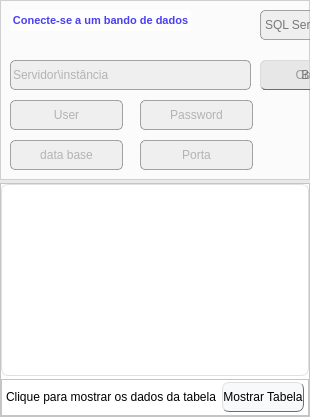
            <widget class="QWidget" name="tab_lista_tabelas_db">
             <property name="styleSheet">
              <string notr="true">background-color: rgba(217, 217, 217, 0.35);</string>
             </property>
             <attribute name="title">
              <string>Tabelas</string>
             </attribute>
             <layout class="QGridLayout" name="gridLayout_11">
              <property name="leftMargin">
               <number>0</number>
              </property>
              <property name="topMargin">
               <number>0</number>
              </property>
              <property name="rightMargin">
               <number>0</number>
              </property>
              <property name="bottomMargin">
               <number>0</number>
              </property>
              <property name="spacing">
               <number>3</number>
              </property>
              <item row="0" column="0">
               <widget class="QFrame" name="frame">
                <property name="minimumSize">
                 <size>
                  <width>0</width>
                  <height>180</height>
                 </size>
                </property>
                <property name="maximumSize">
                 <size>
                  <width>16777215</width>
                  <height>180</height>
                 </size>
                </property>
                <property name="styleSheet">
                 <string notr="true">QFrame{
background-color: rgba(255, 255, 255, 0.80);
}

QLineEdit{
	font: 700 8pt &quot;Segoe UI&quot;;
	color:rgb(120, 120, 120);
	border: 1px solid rgba(109, 109, 109, 0.60);
    border-top-left-radius: 5px;
    border-top-right-radius: 5px;
    border-bottom-left-radius: 5px;
    border-bottom-right-radius: 5px;
}

QLineEdit:hover{

background-color: rgba(195, 205, 255, 0.40)
}

QComboBox{
	
	font: 700 8pt &quot;Segoe UI&quot;;
	color:rgb(120, 120, 120);
	border: 1px solid rgba(109, 109, 109, 0.60);
    border-top-left-radius: 5px;
    border-top-right-radius: 5px;
    border-bottom-left-radius: 5px;
    border-bottom-right-radius: 5px;
}

QComboBox:hover{
background-color: rgba(195, 205, 255, 0.40)
}

QPushButton{
	
    border-top-left-radius: 5px;
    border-top-right-radius: 5px;
    border-bottom-left-radius: 5px;
    border-bottom-right-radius: 5px;
	border-right: 1px solid rgb(109, 109, 109);
	border-left: 1px solid rgba(217, 217, 217, 0.80);
	border-top: 1px solid rgba(217, 217, 217, 0.80);
	border-bottom: 1px solid rgb(109, 109, 109);
	font: 700 8pt &quot;Segoe UI&quot;;
	color:rgb(120, 120, 120);
}

QPushButton:hover{
	background-color: rgb(195, 205, 255)
}</string>
                </property>
                <property name="frameShape">
                 <enum>QFrame::Shape::StyledPanel</enum>
                </property>
                <property name="frameShadow">
                 <enum>QFrame::Shadow::Raised</enum>
                </property>
                <widget class="QLineEdit" name="txt_servidor_data_base">
                 <property name="geometry">
                  <rect>
                   <x>10</x>
                   <y>60</y>
                   <width>241</width>
                   <height>30</height>
                  </rect>
                 </property>
                 <property name="minimumSize">
                  <size>
                   <width>0</width>
                   <height>30</height>
                  </size>
                 </property>
                 <property name="maximumSize">
                  <size>
                   <width>16777215</width>
                   <height>30</height>
                  </size>
                 </property>
                 <property name="inputMask">
                  <string/>
                 </property>
                 <property name="text">
                  <string/>
                 </property>
                 <property name="placeholderText">
                  <string>Servidor\instância</string>
                 </property>
                </widget>
                <widget class="QLineEdit" name="txt_data_base_name">
                 <property name="geometry">
                  <rect>
                   <x>10</x>
                   <y>140</y>
                   <width>113</width>
                   <height>30</height>
                  </rect>
                 </property>
                 <property name="minimumSize">
                  <size>
                   <width>0</width>
                   <height>30</height>
                  </size>
                 </property>
                 <property name="maximumSize">
                  <size>
                   <width>16777215</width>
                   <height>30</height>
                  </size>
                 </property>
                 <property name="alignment">
                  <set>Qt::AlignmentFlag::AlignCenter</set>
                 </property>
                 <property name="placeholderText">
                  <string>data base</string>
                 </property>
                </widget>
                <widget class="QLineEdit" name="txt_port_data_base">
                 <property name="geometry">
                  <rect>
                   <x>140</x>
                   <y>140</y>
                   <width>113</width>
                   <height>30</height>
                  </rect>
                 </property>
                 <property name="minimumSize">
                  <size>
                   <width>0</width>
                   <height>30</height>
                  </size>
                 </property>
                 <property name="maximumSize">
                  <size>
                   <width>16777215</width>
                   <height>30</height>
                  </size>
                 </property>
                 <property name="alignment">
                  <set>Qt::AlignmentFlag::AlignCenter</set>
                 </property>
                 <property name="placeholderText">
                  <string>Porta</string>
                 </property>
                </widget>
                <widget class="QComboBox" name="combo_data_base_list">
                 <property name="geometry">
                  <rect>
                   <x>260</x>
                   <y>10</y>
                   <width>121</width>
                   <height>30</height>
                  </rect>
                 </property>
                 <property name="minimumSize">
                  <size>
                   <width>0</width>
                   <height>30</height>
                  </size>
                 </property>
                 <property name="maximumSize">
                  <size>
                   <width>16777215</width>
                   <height>30</height>
                  </size>
                 </property>
                 <item>
                  <property name="text">
                   <string>SQL Server</string>
                  </property>
                 </item>
                 <item>
                  <property name="text">
                   <string>MySQL</string>
                  </property>
                 </item>
                 <item>
                  <property name="text">
                   <string>PostgreSQL</string>
                  </property>
                 </item>
                 <item>
                  <property name="text">
                   <string>SQLite</string>
                  </property>
                 </item>
                </widget>
                <widget class="QLineEdit" name="txt_user_data_base">
                 <property name="geometry">
                  <rect>
                   <x>10</x>
                   <y>100</y>
                   <width>113</width>
                   <height>30</height>
                  </rect>
                 </property>
                 <property name="minimumSize">
                  <size>
                   <width>0</width>
                   <height>30</height>
                  </size>
                 </property>
                 <property name="maximumSize">
                  <size>
                   <width>16777215</width>
                   <height>30</height>
                  </size>
                 </property>
                 <property name="alignment">
                  <set>Qt::AlignmentFlag::AlignCenter</set>
                 </property>
                 <property name="placeholderText">
                  <string>User</string>
                 </property>
                </widget>
                <widget class="QLineEdit" name="txt_password_data_base">
                 <property name="geometry">
                  <rect>
                   <x>140</x>
                   <y>100</y>
                   <width>113</width>
                   <height>30</height>
                  </rect>
                 </property>
                 <property name="minimumSize">
                  <size>
                   <width>0</width>
                   <height>30</height>
                  </size>
                 </property>
                 <property name="maximumSize">
                  <size>
                   <width>16777215</width>
                   <height>30</height>
                  </size>
                 </property>
                 <property name="alignment">
                  <set>Qt::AlignmentFlag::AlignCenter</set>
                 </property>
                 <property name="placeholderText">
                  <string>Password</string>
                 </property>
                </widget>
                <widget class="QLabel" name="titulo_conexoes">
                 <property name="geometry">
                  <rect>
                   <x>10</x>
                   <y>10</y>
                   <width>181</width>
                   <height>21</height>
                  </rect>
                 </property>
                 <property name="text">
                  <string>&lt;html&gt;&lt;head/&gt;&lt;body&gt;&lt;p align=&quot;center&quot;&gt;&lt;span style=&quot; font-size:8pt; font-weight:700; color:#4b3ff1;&quot;&gt;Conecte-se a um bando de dados&lt;/span&gt;&lt;/p&gt;&lt;/body&gt;&lt;/html&gt;</string>
                 </property>
                </widget>
                <widget class="QPushButton" name="bt_conectar_data_base">
                 <property name="geometry">
                  <rect>
                   <x>260</x>
                   <y>60</y>
                   <width>120</width>
                   <height>30</height>
                  </rect>
                 </property>
                 <property name="minimumSize">
                  <size>
                   <width>120</width>
                   <height>30</height>
                  </size>
                 </property>
                 <property name="maximumSize">
                  <size>
                   <width>120</width>
                   <height>30</height>
                  </size>
                 </property>
                 <property name="text">
                  <string>Conectar</string>
                 </property>
                </widget>
                <widget class="QPushButton" name="bt_buscar_sqlite">
                 <property name="geometry">
                  <rect>
                   <x>260</x>
                   <y>60</y>
                   <width>120</width>
                   <height>30</height>
                  </rect>
                 </property>
                 <property name="minimumSize">
                  <size>
                   <width>120</width>
                   <height>30</height>
                  </size>
                 </property>
                 <property name="maximumSize">
                  <size>
                   <width>120</width>
                   <height>30</height>
                  </size>
                 </property>
                 <property name="text">
                  <string>Buscar</string>
                 </property>
                </widget>
               </widget>
              </item>
              <item row="1" column="0">
               <widget class="QFrame" name="frame_3">
                <property name="enabled">
                 <bool>true</bool>
                </property>
                <property name="styleSheet">
                 <string notr="true">background-color: rgb(255, 255, 255);</string>
                </property>
                <property name="frameShape">
                 <enum>QFrame::Shape::StyledPanel</enum>
                </property>
                <property name="frameShadow">
                 <enum>QFrame::Shadow::Raised</enum>
                </property>
                <layout class="QGridLayout" name="gridLayout_12">
                 <property name="leftMargin">
                  <number>0</number>
                 </property>
                 <property name="topMargin">
                  <number>0</number>
                 </property>
                 <property name="rightMargin">
                  <number>0</number>
                 </property>
                 <property name="bottomMargin">
                  <number>0</number>
                 </property>
                 <property name="spacing">
                  <number>3</number>
                 </property>
                 <item row="4" column="0">
                  <widget class="QTreeView" name="treeView_lista_tabelas">
                   <property name="accessibleDescription">
                    <string>3</string>
                   </property>
                   <property name="styleSheet">
                    <string notr="true">QTreeView{

	font: 11pt &quot;Segoe UI&quot;;
	
	color: rgb(75, 63, 241);
	background-color: rgb(255, 255, 255);
	border-right: 1px solid rgba(217, 217, 217, 0.80);
	border-left: 1px solid rgba(217, 217, 217, 0.80);
	border-top: 1px solid rgba(217, 217, 217, 0.80);
	border-bottom: 1px solid rgba(217, 217, 217, 0.80);
    border-top-left-radius: 7px;
    border-top-right-radius: 7px;
    border-bottom-left-radius: 7px;
    border-bottom-right-radius: 7px;
    padding: 10px;

}

QTreeView:hover{
	background-color: rgba(195, 205, 255, 0.25);
}

 QHeaderView::section {
      background-color: #4b3ff1;
		border: 1px solid rgba(217, 217, 217, 0.80);
	font: 700 11pt &quot;Times New Roman&quot;;
       color: white;


}</string>
                   </property>
                   <property name="tabKeyNavigation">
                    <bool>true</bool>
                   </property>
                   <property name="animated">
                    <bool>true</bool>
                   </property>
                   <attribute name="headerVisible">
                    <bool>false</bool>
                   </attribute>
                  </widget>
                 </item>
                 <item row="5" column="0">
                  <widget class="QFrame" name="frame_9">
                   <property name="enabled">
                    <bool>true</bool>
                   </property>
                   <property name="minimumSize">
                    <size>
                     <width>0</width>
                     <height>30</height>
                    </size>
                   </property>
                   <property name="frameShape">
                    <enum>QFrame::Shape::StyledPanel</enum>
                   </property>
                   <property name="frameShadow">
                    <enum>QFrame::Shadow::Raised</enum>
                   </property>
                   <layout class="QGridLayout" name="gridLayout_15">
                    <property name="leftMargin">
                     <number>4</number>
                    </property>
                    <property name="topMargin">
                     <number>2</number>
                    </property>
                    <property name="rightMargin">
                     <number>4</number>
                    </property>
                    <property name="bottomMargin">
                     <number>3</number>
                    </property>
                    <property name="horizontalSpacing">
                     <number>6</number>
                    </property>
                    <item row="0" column="1" alignment="Qt::AlignmentFlag::AlignBottom">
                     <widget class="QPushButton" name="bt_mostra_dados_tabelas">
                      <property name="minimumSize">
                       <size>
                        <width>0</width>
                        <height>30</height>
                       </size>
                      </property>
                      <property name="maximumSize">
                       <size>
                        <width>16777215</width>
                        <height>30</height>
                       </size>
                      </property>
                      <property name="toolTip">
                       <string>&lt;html&gt;&lt;head/&gt;&lt;body&gt;&lt;p&gt;&lt;span style=&quot; font-size:8pt; color:#4b3ff1;&quot;&gt;Ver dados da tabelas&lt;/span&gt;&lt;/p&gt;&lt;/body&gt;&lt;/html&gt;</string>
                      </property>
                      <property name="styleSheet">
                       <string notr="true">QPushButton{
	background-color: rgba(241, 242, 246, 0.50);
    border-top-left-radius: 7px;
    border-top-right-radius: 7px;
    border-bottom-left-radius: 7px;
    border-bottom-right-radius: 7px;
	border-right: 1px solid rgb(109, 109, 109);
	border-left: 1px solid rgba(217, 217, 217, 0.80);
	border-top: 1px solid rgba(217, 217, 217, 0.80);
	border-bottom: 1px solid rgb(109, 109, 109);
	font: 800 9pt &quot;Segoe UI&quot;;
}

QPushButton:hover{
	background-color: rgb(195, 205, 255)
}</string>
                      </property>
                      <property name="text">
                       <string>Mostrar Tabela</string>
                      </property>
                     </widget>
                    </item>
                    <item row="0" column="0" alignment="Qt::AlignmentFlag::AlignHCenter">
                     <widget class="QLabel" name="label_4">
                      <property name="text">
                       <string>&lt;html&gt;&lt;head/&gt;&lt;body&gt;&lt;p&gt;Clique para mostrar os dados da tabela&lt;/p&gt;&lt;/body&gt;&lt;/html&gt;</string>
                      </property>
                     </widget>
                    </item>
                   </layout>
                  </widget>
                 </item>
                </layout>
               </widget>
              </item>
             </layout>
            </widget>
